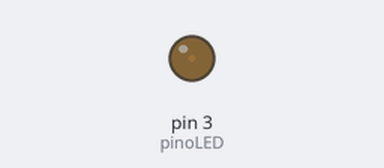
A sketch run on a simulated Arduino Uno, built with avr-gcc and run on an emulated ATmega328P. On the bench: output pins drawn as LEDs (lit = HIGH).

Above: at 0.05 s.
At 0.95 s:
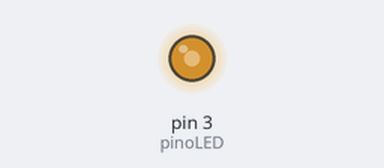
At 1.4 s:
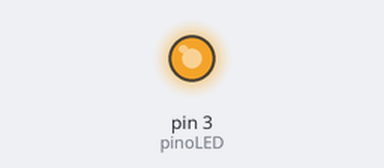
At 2.75 s:
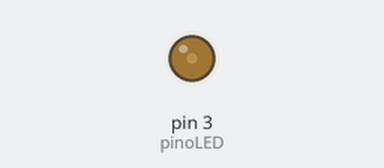
Timing chart, 0 to 7.0 s (numbered marks = the images above):
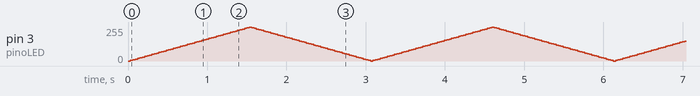

The sketch:

aula_04_03_2020_pinoledpwm.ino
```cpp
int pinoLED = 3;           // pino PWM que o LED está conectado
int brilho = 0;    // quantidade de brilho
int qntdeBrilho = 5;    //salto entre um estado de brilho e outro

void setup() {
  pinMode(pinoLED, OUTPUT); // pino 3, que aceita PWM, como saída
}

void loop() {
  analogWrite(pinoLED, brilho); // joga na saída o brilho da saída 9
  brilho = brilho + qntdeBrilho; // incrementa o brilho da quantidade definidade
  if (brilho == 0 || brilho == 255) {
    qntdeBrilho = - qntdeBrilho;  //quando eu chegar no máximo (255) ou no mínimo (0) eu inverto o sinal do incrmento
  }
  delay(30); // espera de 300 ms
}
```
